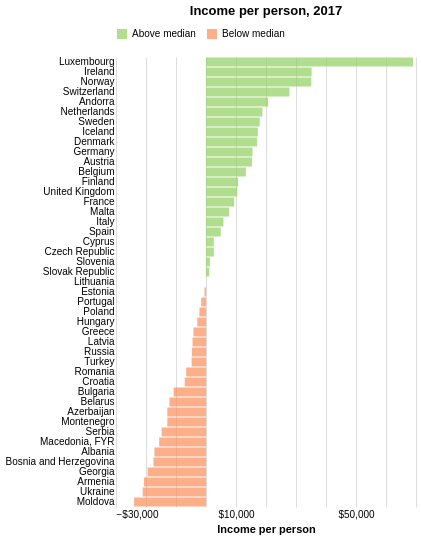

Source (Vega-Lite JSON):
### Vega-Lite specification from a JSON file in a GitHub repository (floating-point values rounded to 4 significant figures; data arrays with more than 128 entries replaced by an {"elided": "..."} marker saying what was removed)
{"$schema": "https://vega.github.io/schema/vega-lite/v5.json", "description": "Diverging bar chart", "width": "container", "height": 450, "title": {"text": "Income per person, 2017", "offset": 10}, "data": {"values": {"elided": "2618 records"}, "format": {"parse": {"year": "string", "region": "string"}}}, "transform": [{"filter": {"field": "year", "equal": "2017"}}, {"filter": {"field": "region", "equal": "Europe"}}, {"window": [{"op": "median", "field": "gdpPercap", "as": "median"}], "frame": [null, null]}, {"calculate": "datum.gdpPercap - datum.median", "as": "diff"}, {"calculate": "if(datum.gdpPercap < datum.median, 'Below median', 'Above median')", "as": "type"}], "mark": "bar", "encoding": {"y": {"field": "country", "type": "nominal", "sort": {"op": "mean", "field": "diff", "order": "descending"}, "axis": {"grid": false, "ticks": false, "title": ""}}, "x": {"field": "diff", "type": "quantitative", "axis": {"ticks": false, "title": "Income per person", "format": "$,.0f"}}, "color": {"field": "type", "type": "nominal", "scale": {"range": ["#91cf60", "#fc8d59"]}, "legend": {"orient": "top", "direction": "horizontal", "title": null}}, "opacity": {"value": 0.7}, "tooltip": [{"field": "country", "type": "nominal", "title": "Country"}, {"field": "gdpPercap", "type": "quantitative", "title": "GDP per capita", "format": "$,.0f"}, {"field": "diff", "type": "quantitative", "title": "Difference from median", "format": "$,.0f"}]}, "config": {"axis": {"domainColor": "none"}, "style": {"cell": {"stroke": "transparent"}}}}
